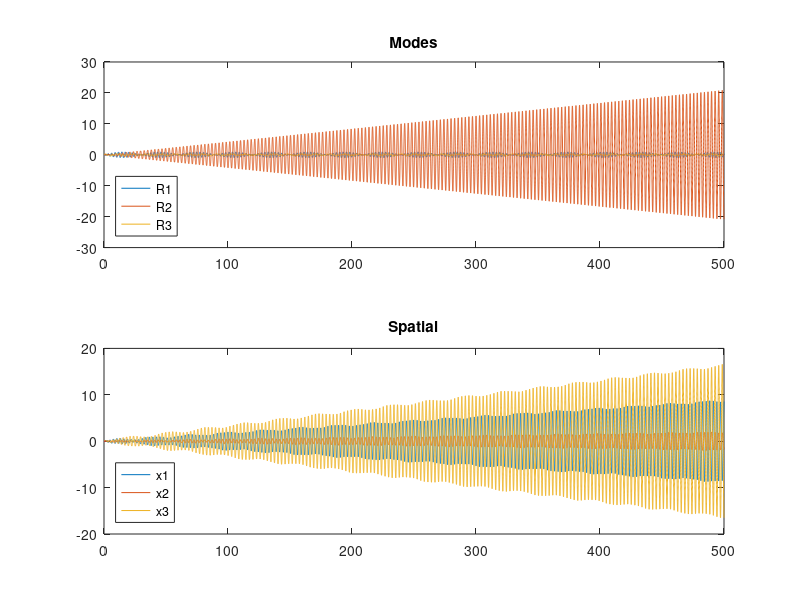

This chart was generated by the following MATLAB code:
% calcmodes()
clear;

m1=2;
m2=5;
m3=1;
k1=1;
k2=7;
k3=2;
k4=3;

x10=0;
x20=0;
x30=0;
v10=0;
v20=0;
v30=0;
X0=[x10;x20;x30];
V0=[v10;v20;v30];

% F0= evalin('base', 'F0');
% omegaf=evalin('base', 'omegaf')/100;
F0=2;
omegaf=2.39;
B=[0;1;0];
% tfinal=evalin('base', 'Tf');
% B=evalin('base', 'B')';
tfinal=500;

M=[m1 0 0;0 m2 0;0 0 m3];
K=[k1+k2 -k2 0;-k2 k2+k3 -k3;0 -k3 k3+k4];
Mhalf=sqrt(M);
Mneghalf=inv(Mhalf);
Khat=Mneghalf*K*Mneghalf;
evals=eigs(Khat);
omega=sqrt(evals);
[P,d]=eigs(Khat);
S=Mneghalf*P;
Sinv=inv(P)*Mhalf;
r0=Sinv*X0;
rprime0=Sinv*V0;

f=inv(P)*Mneghalf*B*F0;
t=[0:.01:tfinal];
omegaf=(omega(3)+omega(2))/2;
omegaf=omega(2)+.00000000001

for j=1:size(X0,1)
for i=1:size(t,2)
r(j,i)=rprime0(j)/omega(j)*sin(omega(j)*t(i))+...
(r0(j)-(f(j)/(omega(j)^2-omegaf^2)))*cos(omega(j)*t(i))+ ...
(f(j)/(omega(j)^2-omegaf^2))*cos(omegaf*t(i));
end
end
X=S*r;

figure(2);
subplot(2,1,1);
plot(t,r(1,:),t,r(2,:),t,r(3,:));
legend('R1', 'R2', 'R3','Location','southwest');
title('Modes')


subplot(2,1,2);
plot(t,X(1,:),t,X(2,:),t,X(3,:));
legend('x1', 'x2', 'x3','Location','southwest');
title('Spatial');

